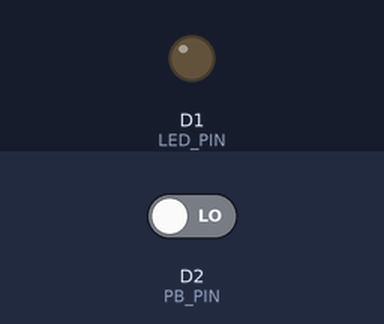
This sketch was run on a simulated ESP8266 (NodeMCU). Parts: output pins drawn as LEDs (lit = HIGH). Inputs (shaded band) come from the test bench; at power-on: D2 (PB_PIN) LOW.

Above: at 1.2 s.
1.3 s: D2 (PB_PIN) driven HIGH
At 1.7 s:
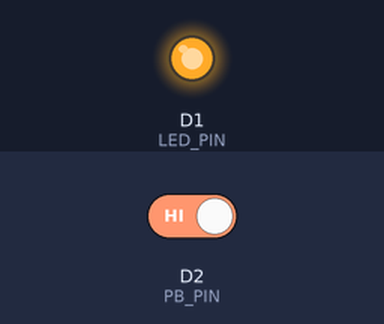
Timing chart, 0 to 4.3 s (numbered marks = the images above; inputs shaded):
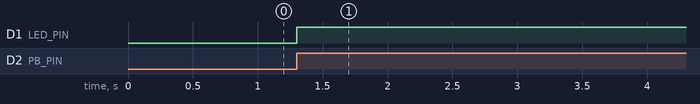

Measured:
- after the input at 1.3 s, D1 (LED_PIN): LOW → HIGH at once

The sketch:

_08_ToggleSwitch.ino
```cpp
/* 푸시버튼을 이용한 토글스위치 구현
 * pull down 저항을 채용, 버튼을 누르지 않으면 0, 누르면 1 입력
 * 작성자 : 김형래, 작성일 : 2026.03.12
 */
//핀번호 지정
#define LED_PIN D1 //D1 (gpio5)
#define PB_PIN D2 //D2 (gpio4)
//상태값 지정 변수 선언
int ledState = LOW; //LED의 현재 상태(On/Off) 값
int currentButtonState = false; //푸시버튼의 현재상태
int previousButtonState = false; //푸시버튼의 이전 상태

void setup() {
  //핀모드 설정
  pinMode(LED_PIN, OUTPUT);
  pinMode(PB_PIN, INPUT);
  //시리얼모니터 초기화
  Serial.begin(115200);
}

void loop() {
  //현재 푸시버튼 상태값을 읽음
  currentButtonState = digitalRead(PB_PIN);
  //토글버튼 기능 구현 --> 상승에지(rising edge)에서 상태값 변화
  if(!previousButtonState && currentButtonState) {
    //Serial.println("The pushbutton is pressed!");
    ledState = !ledState; //LED 상태값 반전
  }
  digitalWrite(LED_PIN, ledState); //LED 제어동작
  //현재 푸시버튼 상태값을 이전 상태값에 할당
  previousButtonState = currentButtonState;
  delay(100); //0.1초 지연
}
```
